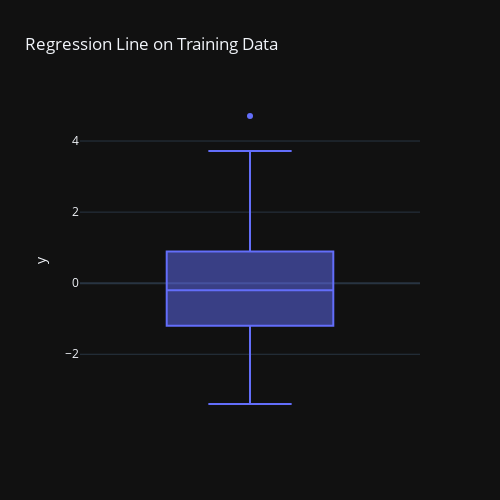

The cell this chart's notebook holds for it:
### Code cell
fig = px.box(y=r_i, template="plotly_dark", height=500, width=500, title="Residual Boxplot")
fig.show()

### Figure 1 — Plotly figure (JSON) as saved in the notebook; plotly's stock layout.template omitted (floating-point values rounded to 4 significant figures)
{"data": [{"alignmentgroup": "True", "hovertemplate": "y=%{y}<extra></extra>", "legendgroup": "", "marker": {"color": "#636efa"}, "name": "", "notched": false, "offsetgroup": "", "orientation": "v", "showlegend": false, "type": "box", "x0": " ", "xaxis": "x", "y": [-0.3021, 0.8223, 3.723, 0.8947, 0.7567, 0.4035, -0.2963, 4.704, 0.1479, -3.399, -1.307, -1.782, -1.2, 2.725, 0.6988, -1.779, -1.697, -0.989, -0.8795, 0.9442, -0.09676, 1.449, 2.187, 0.4979, -0.06234, -1.723, -1.308, 2.78, 0.2118, -3.205, 2.325, -2.399, -0.7081, -1.309, -0.6125, -1.519, 2.01, -0.3595, 0.8936, -0.9529, -0.4064, -1.077, 1.132, -0.6778, 0.1629, -1.509, 0.7548, 2.248, 0.05509, -0.971], "y0": " ", "yaxis": "y"}], "layout": {"boxmode": "group", "height": 500, "legend": {"tracegroupgap": 0}, "title": {"text": "Regression Line on Training Data"}, "width": 500, "xaxis": {"anchor": "y", "domain": [0, 1]}, "yaxis": {"anchor": "x", "domain": [0, 1], "title": {"text": "y"}}}}
